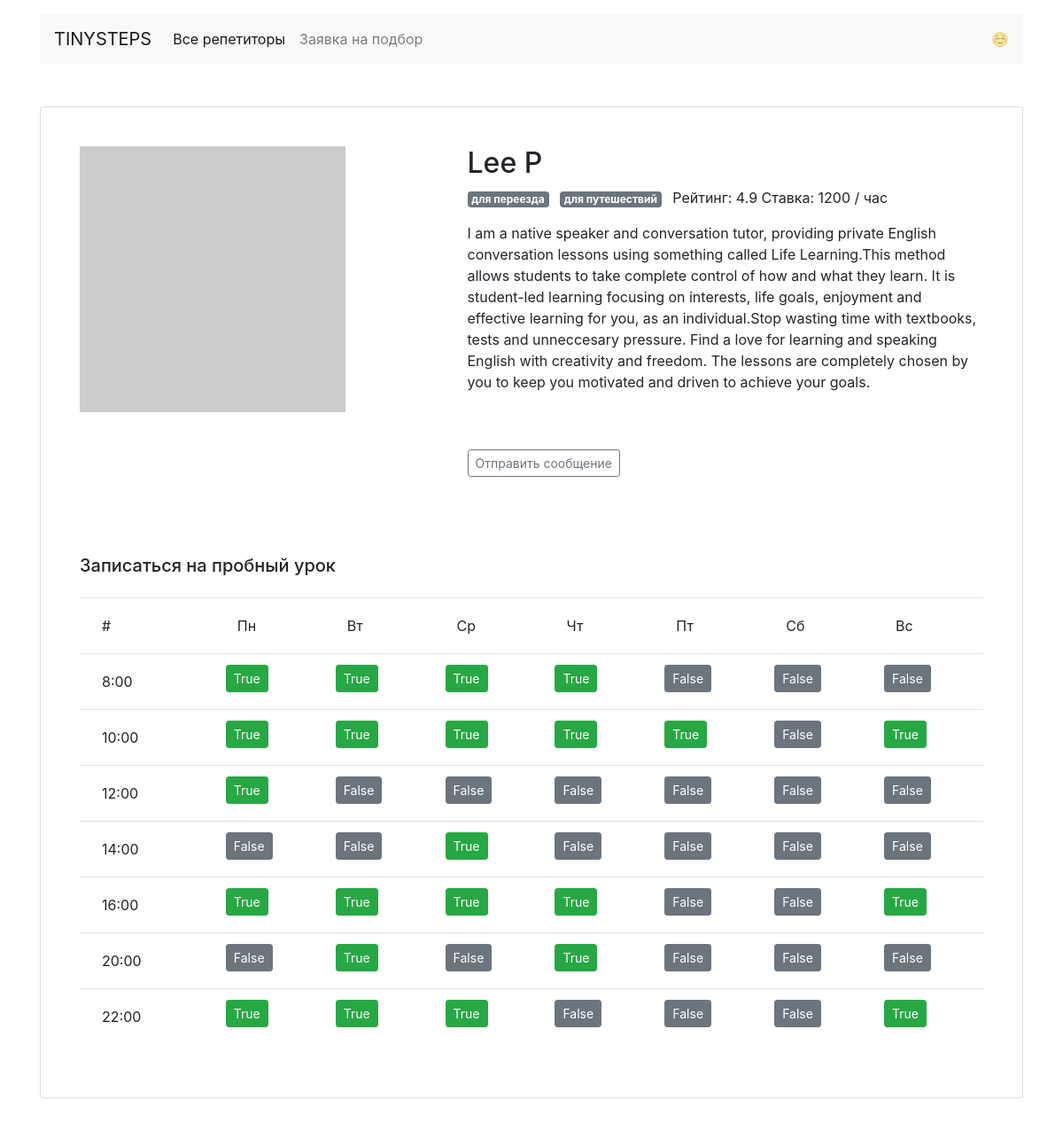
/profiles/2/, run on the app's committed database.
### models.py (models this page shows)
class Tutor(db.Model):
    __tablename__ = 'Tutor'
    id = db.Column(db.Integer, primary_key=True, unique=True, autoincrement=True)
    name = db.Column(db.String, unique=True, nullable=False)
    about = db.Column(db.Text, default='text about tutor')
    rating = db.Column(db.Float, default=5.0)
    picture = db.Column(db.String, default='https://i.pravatar.cc/300?img=27')
    price = db.Column(db.Integer, default=1000)
    goals = db.relationship('Goal', secondary=Tutor_Goal, back_populates='tutors')
    schedules = db.relationship('Schedule', back_populates='tutor')
    messages = db.relationship('Message', back_populates='tutor')

class Goal(db.Model):
    __tablename__ = 'Goal'
    id = db.Column(db.Integer, primary_key=True, unique=True, autoincrement=True)
    name = db.Column(db.String, nullable=False)
    icon = db.Column(db.String, nullable=False)
    ru_name = db.Column(db.String, nullable=False)
    requests = db.relationship('Request', back_populates='goal')
    tutors = db.relationship('Tutor', secondary=Tutor_Goal, back_populates='goals')

class Schedule(db.Model):
    __tablename__ = 'Schedule'
    id = db.Column(db.Integer, primary_key=True, unique=True, autoincrement=True)
    tutor_id = db.Column(db.Integer, db.ForeignKey('Tutor.id'))
    weekday = db.Column(db.String, nullable=False)
    time = db.Column(db.String, nullable=False)
    enabled = db.Column(db.Boolean, nullable=False, default=True)
    tutor = db.relationship('Tutor', back_populates='schedules')
    bookings = db.relationship('Booking', back_populates='schedule')

### app.py (the view)
@app.route('/profiles/<tutor_id>/')
def tutor_profile_page(tutor_id):
    tutor_row = db.session.query(Tutor).filter(Tutor.id == tutor_id).first()
    goals_rows = db.session.query(Tutor, Tutor_Goal, Goal).join(Tutor).join(Goal).filter(Tutor.id == tutor_id).all()
    schedule_rows = db.session.query(Schedule).filter(Schedule.tutor_id == tutor_id).order_by(Schedule.time).all()
    list_schedule_rows = [ [row.id, row.weekday, row.time, row.enabled] for row in schedule_rows]
    tutor = {'id': tutor_row.id, 'name': tutor_row.name, 'about': tutor_row.about, 'picture': tutor_row.picture,
             'rating': tutor_row.rating,
             'price': tutor_row.price, 'goals': [goals_row[3].name for goals_row in goals_rows]}
    return render_template('profile.html', tutor=tutor, timetable=list_schedule_rows)

### app.py (called while the page is built)
@app.context_processor
def pass_goals():
    week_days = {"mon": "понедельник", "tue": "вторник", "wed": "среда", "thu": "четверг", "fri": "пятница",
                 "sat": "суббота", "sun": "четверг"}
    goals = {goal.name: [goal.ru_name, goal.icon] for goal in db.session.query(Goal).all()}
    return dict(goals=goals, week_days=week_days)

### templates/profile.html (shortened to what this page needs)
<!DOCTYPE html>
<html lang="ru">
<head>
    <link rel="stylesheet" href="https://stackpath.bootstrapcdn.com/bootstrap/4.3.1/css/bootstrap.min.css">
</head>
<body>
<div class="container mt-3">
    <nav class="navbar navbar-expand-lg navbar-light bg-light">
        <a class="navbar-brand" href="/">TINYSTEPS</a>
        <div class="collapse navbar-collapse" id="navbarNav">
          <ul class="navbar-nav">
            <li class="nav-item active">
              <a class="nav-link" href="/">Все репетиторы</a>
            </li>
            <li class="nav-item">
              <a class="nav-link" href="/pick">Заявка на подбор</a>
            </li>
          </ul>
        </div>
        <span class="navbar-text">
            ☺️
        </span>
      </nav>
    <div class="card my-5  mx-auto ">
            <div class="card-body m-4">
                <div class="row">
                    <div class="col-5"><img src="{{ tutor.picture }}" class="img-fluid"></div>
                    <div class="col-7">
                        <h2>{{ tutor.name }}</h2>
                        <p>
                            {% for goal in tutor.goals %}
                            <span class="badge badge-secondary mr-2">{{ goals[goal][0] }}</span>
                            {% endfor %}
                            Рейтинг: {{ tutor.rating }} Ставка: {{ tutor.price }} / час
                        </p>
                        <p>{{ tutor.about }}</p>
                            <br> <br>
                        <a href="" class="btn btn-outline-secondary btn-sm ">Отправить сообщение</a>
                    </div>
                </div>
            </div>
            <div class="card-body  m-4">
                <h5 class="mb-4">Записаться на пробный урок</h5>
                <table class="table">
                    <tr>
                        <td><span class="btn">#</span></td>
                        <td><span class="btn">Пн</span></td>
                        <td><span class="btn">Вт</span></td>
                        <td><span class="btn">Ср</span></td>
                        <td><span class="btn">Чт</span></td>
                        <td><span class="btn">Пт</span></td>
                        <td><span class="btn">Сб</span></td>
                        <td><span class="btn">Вс</span></td>
                    </tr>
                    <tr>
                        <td><span class="btn">{{ timetable[42][2] }}</span></td>
                    {% for item in timetable[42:49] %}
                        {% if item[3] %}
                            <td><a href="/booking/{{tutor.id}}--{{tutor.name}}/{{item[1]}}--{{item[2]}}/{{item[0]}}" class="btn btn-sm btn-success">{{item[3]}}</a></td>
                        {% else%}
                            <td><a href="#" class="btn btn-sm btn-secondary">{{item[3]}}</a></td>
                        {% endif %}
                    {% endfor %}
                    </tr>
                    {% for i in range(0,timetable[:42]|length,7) %}
                    <tr>
                        <td><span class="btn">{{ timetable[i][2] }}</span></td>
                        {% for j in range(7) %}
                            {% if timetable[i + j][3] %}
                                <td><a href="/booking/{{tutor.id}}--{{tutor.name}}/{{timetable[i + j][1]}}--{{timetable[i + j][2]}}/{{timetable[i + j][0]}}" class="btn btn-sm btn-success">{{timetable[i + j][3]}}</a></td>
                            {% else %}
                                <td><a href="#" class="btn btn-sm btn-secondary">{{timetable[i + j][3]}}</a></td>
                            {% endif %}
                        {% endfor %}
                    </tr>
                    {% endfor %}
                </table>
            </div>
        </div>
    </div>
</body>
</html>

### data on the page
Tutor: name "Lee P", rating "4.9", price "1200", about "I am a native speaker and conversation tutor, providing private English conversation lessons using something called Life Learning.This method allows students to take complete control of how and what they learn. It is student-led learning focusing on interests, life goals, enjoyment and effective learning for you, as an individual.Stop wasting time with textbooks, tests and unneccesary pressure. Find a love for learning and speaking English with creativity and freedom. The lessons are completely chosen by you to keep you motivated and driven to achieve your goals."
Goal: name+ru_name "для переезда"
Goal: name+ru_name "для путешествий"
Schedule: time "8:00", item "True"
Schedule: item "True"
Schedule: item "True"
Schedule: item "True"
Schedule: item "False"
Schedule: item "False"
Schedule: item "False"
Schedule: time "10:00"
Schedule: time "12:00"
Schedule: time "14:00"
Schedule: time "16:00"
Schedule: time "20:00"
Schedule: time "22:00"

### other printed values
{{ timetable[i + j][3] }} "True" "True" "True" "True" "True" "True" "True" "True" "True" "True" "True" "True" "True" "True" "True" "True" "True" "True" "True"
{{ timetable[i + j][3] }} "False" "False" "False" "False" "False" "False" "False" "False" "False" "False" "False" "False" "False" "False" "False" "False" "False" "False" "False" "False" "False" "False" "False"
